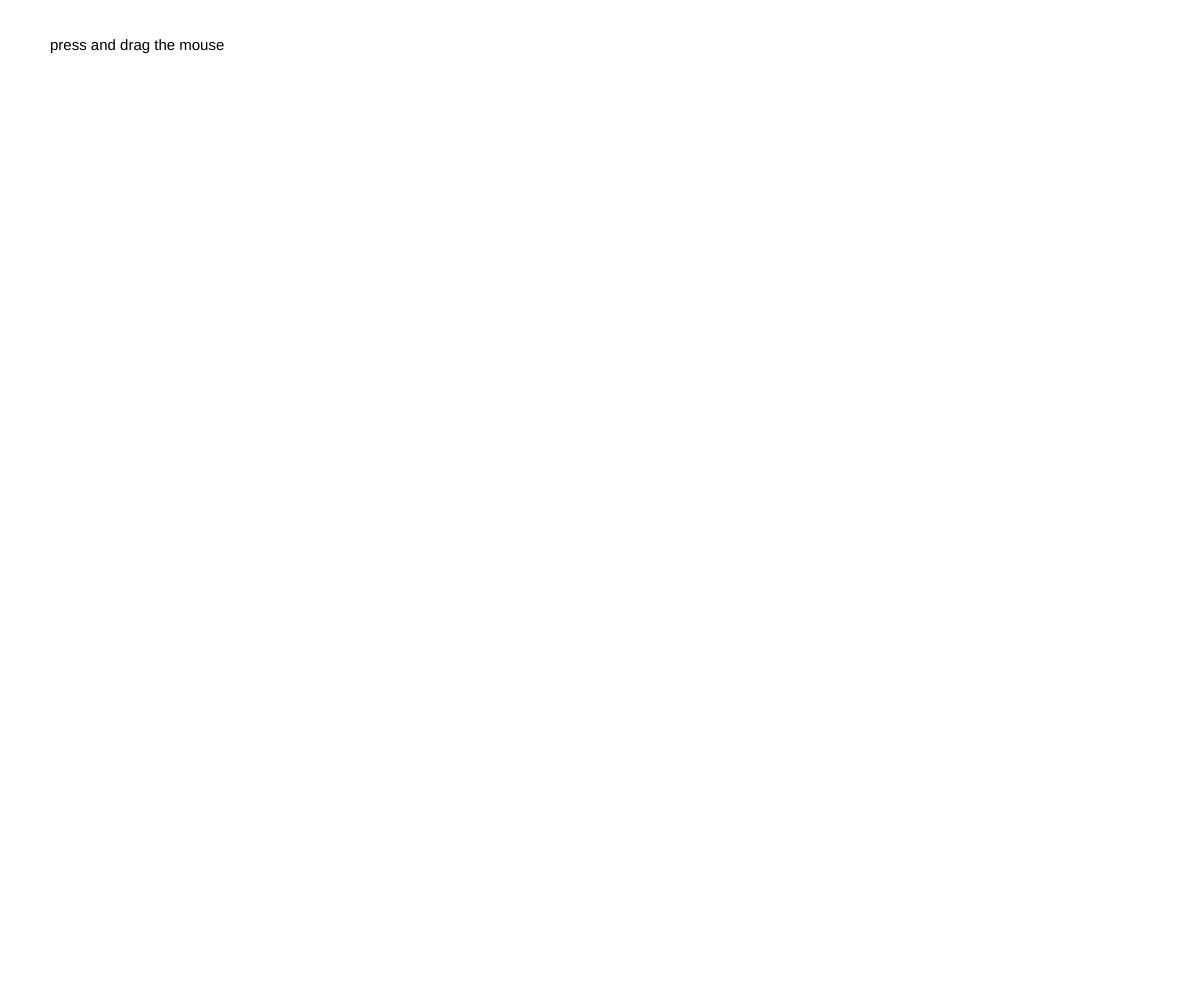
Frame 1 (no input)
Frame 60 (no input): identical to frame 1, image omitted
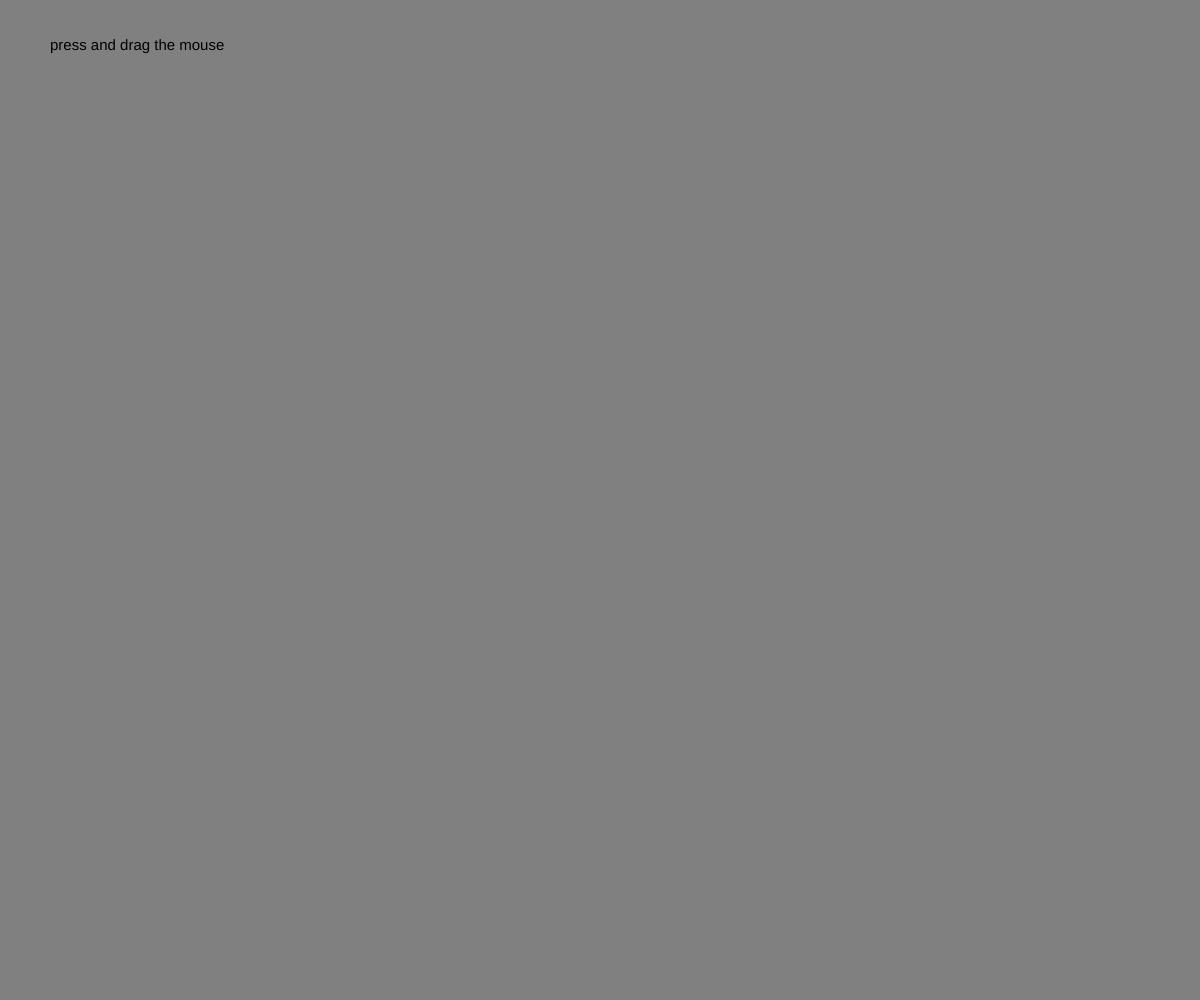
Frame 120 (the mouse pressed at the canvas centre since frame 60)

The p5.js sketch that drew these frames (run headless with seeded random() and noise() and a simulated clock; from frame 60 on, the mouse is pressed at the canvas centre):

// p5.js sketch
// ── sketch.js
var dots = [];

function setup() {
  // put setup code here
  createCanvas(windowWidth,windowHeight);
  textFont('arial');

}

function draw() {
  // put drawing code here
  var col1 = map (mouseX, 0, windowWidth, 255, 0);
  background (col1);

  fill(0);
  noStroke();
  textSize(15);
  text('press and drag the mouse', 50, 50);


for(var d = 0; d < dots.length; d += 5){
    dots[d].move();
    dots[d].display();
  }
}

function Dot(_x, _y, _diameter){

  this.x = _x;
  this.y = _y;
  this.diameter = _diameter

  this.move = function(){
    this.x = this.x + random(0,0);
    this.y = this.y + random(0,0);
  }

  this.display = function(){

    var col2 = map (mouseX, 0, windowWidth, 0, 255);
    noStroke();
    fill(col2);
    ellipse(this.x, this.y, this.diameter * 2);
  }
}

function mousePressed(){

  var r = random(3,20);
  var b = new Dot(mouseX, mouseY, r);
  dots.push(b);
}

function mouseDragged(){

  var r = random(3,20);
  var b = new Dot(mouseX, mouseY, r);
  dots.push(b);
}
